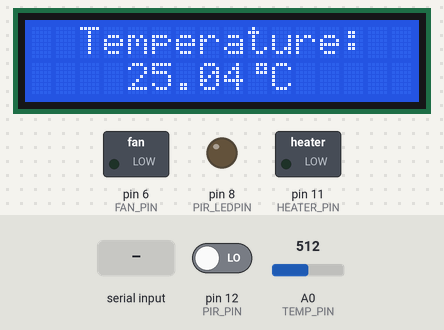
The sketch below on a simulated Arduino Uno, built with avr-gcc and run on an emulated ATmega328P. Parts: 16×2 character LCD, switched loads named in the sketch (green lamp = pin HIGH), output pins drawn as LEDs (lit = HIGH). Dashed ring = blinking. Inputs (shaded band) come from the test bench; at power-on: pin 12 (PIR_PIN) LOW, A0 (TEMP_PIN) = 512. What the sketch prints to the serial monitor is not drawn.

Above: at 1.2 s.
1.3 s: pin 12 (PIR_PIN) driven HIGH
At 3.3 s:
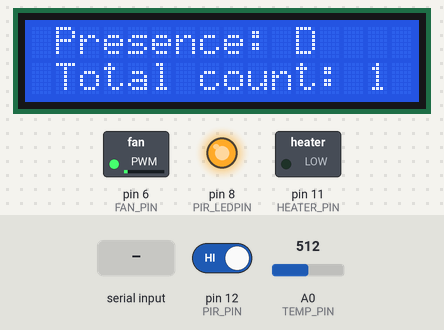
7.3 s: "T90\n" received over Serial
At 9.99 s:
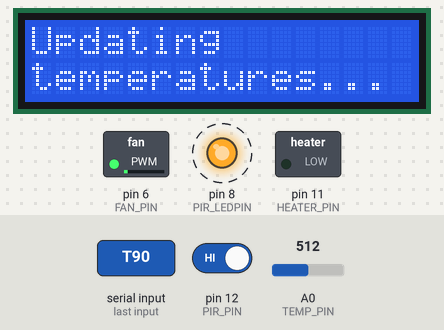
11.7 s: A0 (TEMP_PIN) set to 390
At 16.3 s:
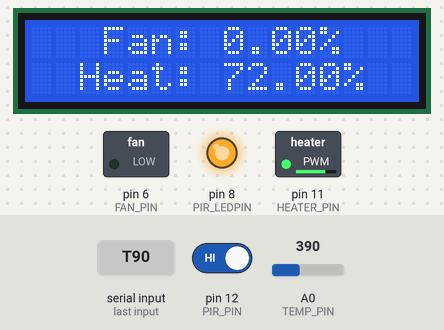
17.2 s: A0 (TEMP_PIN) set to 306
At 20.6 s:
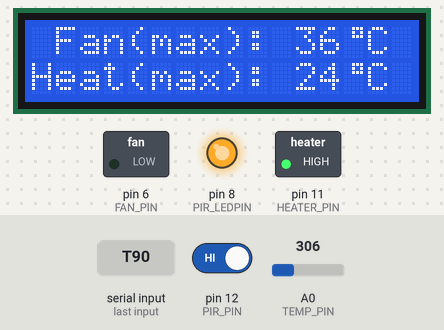
21.3 s: A0 (TEMP_PIN) set to 716
At 24.4 s:
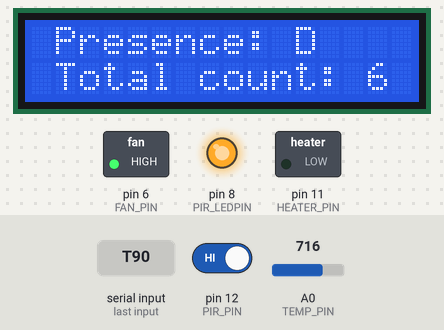
25.4 s: "T,45\n" received over Serial
At 27.68 s:
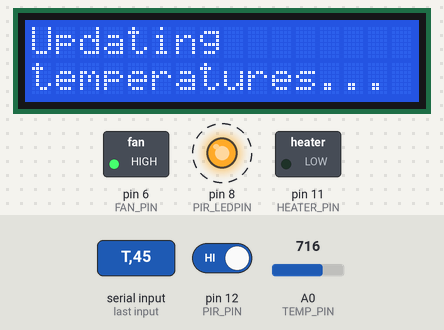
Timing chart, 0 to 29.9 s (numbered marks = the images above; inputs shaded):
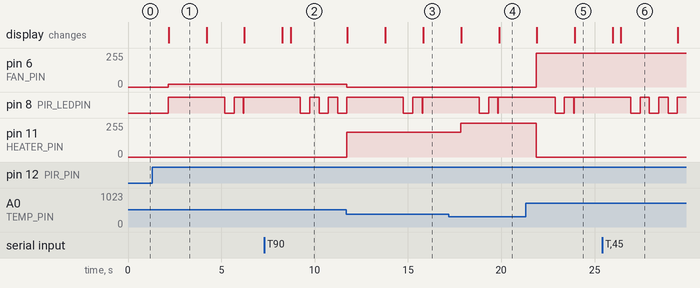

The sketch:

gruppo_18_HW_parte_2.ino
```cpp
#include <TimerOne.h>
#include <String.h>
#include <math.h>
#include <limits.h>
#include <LiquidCrystal_PCF8574.h>
#define TEMPERATURE_CONTROL_COMMANDS 8

typedef enum { temperature_status, presence_status, conditioning_status, min_conditioning_temperature, max_conditioning_temperature } pages; //different types of lcd pages
typedef enum { absent, present, timeout_p, timeout_n } mode;   //different modes of detecting/not detecting presence
const String hashTable[8] = { "PFTM", "PHTM", "PFTm", "PHTm", "AFTM", "AHTM", "AFTm", "AHTm" };   //hash table to easily make user change set-point temperatures

//pwm piloting values
const int MIN_CONDITIONING_VALUE = 0;
const int MAX_CONDITIONING_VALUE = 255;

//set-points fan temperatures: [absent mode temperature, presence mode temperature]
volatile int MIN_FAN_TEMPERATURE[2] = { 28, 24 };
volatile int MAX_FAN_TEMPERATURE[2] = { 32, 36 };

//set-points heater temperatures: [absent mode temperature, presence mode temperature]
volatile int MIN_HEATER_TEMPERATURE[2] = { 14, 12 };
volatile int MAX_HEATER_TEMPERATURE[2] = { 22, 24 };

const int TEMP_PIN = A0;
const int B = 4275;
const long int R0 = 100000;
const int Vcc = 1023;

const int HEATER_PIN = 11;  //pwm pin
const int FAN_PIN = 6;  //pwm pin
const int PIR_PIN = 12;
const int PIR_LEDPIN = 8;
const int NS_PIN = 7; //interrupt pin

volatile mode presence_mode;      //records the current detecting-presence status for both pir & ns (absence mode, presence mode, timeout mode)
volatile int presenceled_status;  //set presence led status { ON: presence detected, OFF: no presence detected, BLINKING: pir sensor or noise sensor in timeout mode}
volatile int tot_count;           //records the total people counted by noise sensor and pir sensor

const unsigned long timeout_pir = 600 * 1e03;           //pir timeout: 10 min
const unsigned long timeout_ns = 300 * 1e03;            //noise sensor timeout: 5 min
const unsigned long blinkingled_period = 0.5 * 1e06;          //presence led blinkin semiperiod (microseconds) in timeout mode
volatile unsigned long startTime_pir;                   //stores the initial time to evaluate the elapsed time for pir sensor
volatile unsigned long startTime_ns;                    //stores the initial time to evaluate the elapsed time for noise sensor
volatile unsigned long startTime_clap;                  //stores the initial time to evaluate the elapsed time for detecting a second clap
volatile unsigned int sound_events_count;               //records the sound events registered by the noise sensor to detect presence
const unsigned int sound_events = 10;                    //number of sound events to record by the noise sensor to confirm a presence
volatile unsigned long startTime_sound;                 //stores the initial time to evaluate the elapsed time to confirm a presence by the noise sensor
const unsigned long sound_events_interval = 20 * 1e03;  //detecting sound_events interval to confirm presence
volatile unsigned long clap_interval;
volatile unsigned int clap_count;

LiquidCrystal_PCF8574 lcd(0x27);
volatile pages lcd_page;

//'grade' char with creation specs as mentioned in LiquidCrystal_PCF8574.h docs
byte grade[8] = {
  0b00111,
  0b00101,
  0b00111,
  0b00000,
  0b00000,
  0b00000,
  0b00000,
  0b00000
};

//returns 0 if absent, 1 if present
int isPresent(mode presence_mode) {
  if(presence_mode > 0) return 1;     //supposing that timeout modes means someone still present
  return 0;
}

//returns a float value between 0 and 1 for the conditioning fan motor
float getFanValue(float surroundingTemperature, mode presence_mode) {
  volatile int presence = isPresent(presence_mode);
  if(surroundingTemperature >= MIN_FAN_TEMPERATURE[presence] && surroundingTemperature <= MAX_FAN_TEMPERATURE[presence])
    return (float)(surroundingTemperature - MIN_FAN_TEMPERATURE[presence])/(MAX_FAN_TEMPERATURE[presence] - MIN_FAN_TEMPERATURE[presence]);
  if(surroundingTemperature > MAX_FAN_TEMPERATURE[presence])
    return 1.0;
  return 0.0;
}

//returns a float value between 0 and 1 for the heater
float getHeaterValue(float surroundingTemperature, mode presence_mode) {
  volatile int presence = isPresent(presence_mode);
  if(surroundingTemperature >= MIN_HEATER_TEMPERATURE[presence] && surroundingTemperature <= MAX_HEATER_TEMPERATURE[presence])
    return (float)(1.0 - (surroundingTemperature - MIN_HEATER_TEMPERATURE[presence])/(MAX_HEATER_TEMPERATURE[presence] - MIN_HEATER_TEMPERATURE[presence]));
  if(surroundingTemperature < MIN_HEATER_TEMPERATURE[presence])
    return 1.0;
  return 0.0;
}

//function to put sensors in timeout mode: waiting to dectect any other presence
void startTimeout(mode sensor) {
  if(sensor == timeout_p) {
    presence_mode = timeout_p;
    startTime_pir = millis();
  }
  if(sensor == timeout_n) {
    presence_mode = timeout_n;
    startTime_ns = millis();
  }
  Timer1.restart();   //presence led starts blinking
}

//function to confirm a presence detected
void confirmPresence() {
  tot_count++;
  presence_mode = present;
  Timer1.stop();  //stops the presence led from blinking
  digitalWrite(PIR_LEDPIN, present); //set led always-on
  sound_events_count = 0;
}

//function for pir sensor
void checkPresencePir() {
  int pir_status = digitalRead(PIR_PIN);
  if(pir_status == HIGH)
    if(presence_mode == absent || presence_mode == timeout_p || presence_mode == timeout_n)
      confirmPresence();
  else {
    if(presence_mode == present)
      startTimeout(timeout_p);
    if(presence_mode == timeout_p && timeoutExpired(millis(), startTime_pir, timeout_pir))
      absentMode();
  }
}


//interrupt function for noise sensor
void checkPresenceNS() {
  sound_events_count++;
}

//time-based function for presence_mode: if no presence detected by pir or noise sensor after timeouts' end --> absent mode
void absentMode() {
  Timer1.stop();  //stops the presence led from blinking
  presence_mode = absent;
  digitalWrite(PIR_LEDPIN, absent);
}

//time-based interrupt to make led blink
void blinkingLed() {
  presenceled_status = !presenceled_status;
  digitalWrite(PIR_LEDPIN, presenceled_status);
}

//function to print the 'grade' character on the lcd
void printGrade(int col, int row) {
  lcd.setCursor(col,row);
  lcd.write((byte)0);
  lcd.print("C");
}

//function to make lcd switch from different pages to display information every 2 seconds (delay() in loop())
void lcdDisplayPage(pages lcd_page, float temperature, mode presence_mode, float fan_percentage, float heater_percentage, int count) {
  volatile int presence = isPresent(presence_mode);
  switch(lcd_page) {
    case temperature_status:
      lcd.clear();
      lcd.print("  Temperature:");
      lcd.setCursor(4,1);
      lcd.print(temperature);
      printGrade(9,1);
      break;
    case presence_status:
      lcd.clear();
      lcd.print(" Presence: ");
      (presence > 0) ? lcd.print("D") : lcd.print("N/D");
      lcd.setCursor(0,1);
      lcd.print(" Total count: ");
      lcd.print(count);
      break;
    case conditioning_status:
      lcd.clear();
      lcd.print("   Fan: ");
      lcd.print(fan_percentage);
      lcd.print("%");
      lcd.setCursor(0,1);
      lcd.print("  Heat: ");
      lcd.print(heater_percentage);
      lcd.print("%");
      break;
    case min_conditioning_temperature:
      lcd.clear();
      lcd.print(" Fan(min): ");
      lcd.print(MIN_FAN_TEMPERATURE[presence]);
      printGrade(13,0);
      lcd.setCursor(0,1);
      lcd.print("Heat(min): ");
      lcd.print(MIN_HEATER_TEMPERATURE[presence]);
      printGrade(13,1);
      break;
    case max_conditioning_temperature:
      lcd.clear();
      lcd.print(" Fan(max): ");
      lcd.print(MAX_FAN_TEMPERATURE[presence]);
      printGrade(13,0);
      lcd.setCursor(0,1);
      lcd.print("Heat(max): ");
      lcd.print(MAX_HEATER_TEMPERATURE[presence]);
      printGrade(13,1);
      break;
  }
}

//search for integer key from string in the hash table
int getKey(String temperature) {
    for(int i=0; i<TEMPERATURE_CONTROL_COMMANDS; i++)
      if(temperature.equals(hashTable[i]))
          return i;
    return -1;
}

//function to wait user updating set-point temperatures
void updateInterrupt() {
  lcd.print("Updating");
  lcd.setCursor(0,1);
  lcd.print("temperatures...");
}

//function to display a temperatures control panel in serial terminal
void temperaturesControlPanel() {
  String string, inByte; volatile int key;
  Serial.println();
  Serial.println("TEMPERATURE CONTROL PANEL");
  Serial.println("Type the temperature abbrevation to modify the value...");

  Serial.println("\t- PFTM: Presence Fan Temperature Max");
  Serial.println("\t- PHTM: Presence Heat Temperature Max");
  Serial.println("\t- PFTm: Presence Fan Temperature min");
  Serial.println("\t- PHTm: Presence Heat Temperature min");

  Serial.println("\t- AFTM: Absence Fan Temperature Max");
  Serial.println("\t- AHTM: Absence Heat Temperature Max");
  Serial.println("\t- AFTm: Absence Fan Temperature min");
  Serial.println("\t- AHTm: Absence Heat Temperature min");
  Serial.flush();

  lcd.clear();
  updateInterrupt();
  while(Serial.available() == 0);
    string = Serial.readString();
    key = getKey(string);
    if( key < 0 ) {
      Serial.println("Invalid command");
      return;
    }
    Serial.println("Type the new integer value...");
    Serial.flush();

    lcd.clear();
    updateInterrupt();
    while(Serial.available() == 0);
    Serial.flush();
    switch(key) {
      case 0: MAX_FAN_TEMPERATURE[1] = Serial.parseInt();
              Serial.print("Presence Fan Temperature Max Updated: ");
              Serial.println(MAX_FAN_TEMPERATURE[1]);
          break;
      case 1: MAX_HEATER_TEMPERATURE[1] = Serial.parseInt();
              Serial.print("Presence Heater Temperature Max Updated: ");
              Serial.println(MAX_HEATER_TEMPERATURE[1]);
          break;
      case 2: MIN_FAN_TEMPERATURE[1] = Serial.parseInt();
              Serial.print("Presence Fan Temperature Min Updated: ");
              Serial.println(MIN_FAN_TEMPERATURE[1]);
          break;
      case 3: MIN_HEATER_TEMPERATURE[1] = Serial.parseInt();
            Serial.print("Presence Heater Temperature Min Updated: ");
            Serial.println(MIN_HEATER_TEMPERATURE[1]);
          break;
      case 4: MAX_FAN_TEMPERATURE[0] = Serial.parseInt();
            Serial.print("Absence Fan Temperature Max Updated: ");
            Serial.println(MAX_FAN_TEMPERATURE[0]);
          break;
      case 5: MAX_HEATER_TEMPERATURE[0] = Serial.parseInt();
            Serial.print("Absence Heater Temperature Max Updated: ");
            Serial.println(MAX_HEATER_TEMPERATURE[0]);
          break;
      case 6: MIN_FAN_TEMPERATURE[0] = Serial.parseInt();
            Serial.print("Absence Fan Temperature Min Updated: ");
            Serial.println(MIN_FAN_TEMPERATURE[0]);
          break;
      case 7: MIN_HEATER_TEMPERATURE[0] = Serial.parseInt();
            Serial.print("Absence Heater Temperature Min Updated: ");
            Serial.println(MIN_HEATER_TEMPERATURE[0]);
          break;
  }
  return;
}

//return 1 if the time interval given is expired, 0 instead
int timeoutExpired(long current, long start, long interval) {
  return ((current - start) >= interval) ? 1 : 0;
}

//function to check presence for the noise sensor at every loop iteration
void presenceNS() {
  volatile int expired_sound = timeoutExpired(millis(), startTime_sound, sound_events_interval);
  volatile int expired_ns = timeoutExpired(millis(), startTime_ns, timeout_ns);

  if(sound_events_count > sound_events && !expired_sound) //presence confirmed
    confirmPresence();

  if(expired_sound) {
    sound_events_count = 0;
    startTime_sound = millis();
    if(presence_mode == present)
      startTimeout(timeout_n);
  }

  if(presence_mode == timeout_n && expired_ns) {
    absentMode();
    sound_events_count = 0;
    startTime_sound = millis();
  }
}

//function to detect a double hand-clap
void clapping() {
  int ns_status = digitalRead(NS_PIN);
  if (ns_status == LOW) {
    if (clap_count == 0) {
      startTime_clap = clap_interval = millis();
      clap_count++;
    }
    else if (clap_count > 0 && (millis() - clap_interval) >= 50) {
      clap_interval = millis();
      clap_count++;
    }
  }

  if ((millis() - startTime_clap) >= 400) {
    if (clap_count == 2) {
      presenceled_status = !presenceled_status;
      digitalWrite(PIR_LEDPIN, presenceled_status);
    }
    clap_count = 0;
  }
}

void setup() {
  pinMode(HEATER_PIN, OUTPUT);
  pinMode(FAN_PIN, OUTPUT);
  pinMode(TEMP_PIN, INPUT);
  pinMode(PIR_PIN, INPUT_PULLUP);
  pinMode(PIR_LEDPIN, OUTPUT);
  pinMode(NS_PIN, INPUT);

  attachInterrupt(digitalPinToInterrupt(NS_PIN), checkPresenceNS, FALLING);
  Timer1.initialize(blinkingled_period);
  Timer1.attachInterrupt(blinkingLed);
  Timer1.stop();

  Serial.begin(9600);

  lcd.begin(16,2);
  lcd.setBacklight(255);
  lcd.home();
  lcd.clear();
  lcd.createChar(0, grade);
  lcd_page = temperature_status;

  while(!Serial);
  Serial.println("SMART HOME CONTROLLER");
  Serial.println("\tType 'T' to enter Temperatures Control Panel");

  tot_count = 0;
  presenceled_status = LOW;
  presence_mode = absent;
  sound_events_count = 0;
  digitalWrite(PIR_LEDPIN, presenceled_status);
  startTime_sound = millis();
  startTime_clap = 0;
  clap_interval = 0;
  clap_count = 0;
}


void loop() {

  volatile float a = analogRead(TEMP_PIN);
  volatile float R = (1023.0/a - 1.0) * R0;
  volatile float temp = 1.0/(log(R/R0)/B + 1/298.15) - 273.15; // convert to temperature via datasheet

  checkPresencePir();

  noInterrupts();
  presenceNS();
  if(presence_mode == timeout_p && timeoutExpired(millis(), startTime_pir, timeout_pir))
    absentMode();
  interrupts();

   //lab02.9: reverse all loop() commentation to try
    //noInterrupts();
    //clapping();
    //interrupts();

  volatile float fan_value = getFanValue(temp, presence_mode);
  volatile int fan_percentage = fan_value * 100;
  analogWrite(FAN_PIN, fan_value * MAX_CONDITIONING_VALUE);

  volatile float heater_value = getHeaterValue(temp, presence_mode);
  volatile int heater_percentage = heater_value * 100;
  analogWrite(HEATER_PIN, heater_value * MAX_CONDITIONING_VALUE);

  if(lcd_page > max_conditioning_temperature) lcd_page = temperature_status;
  lcdDisplayPage(lcd_page, temp, presence_mode, fan_percentage, heater_percentage, tot_count);
  lcd_page = (pages)(lcd_page + 1);

  if(Serial.available() > 0 && Serial.read() == 'T')
    temperaturesControlPanel();
  Serial.flush();

 delay(2000);
}
```

Measured:
- after the input at 1.3 s, pin 6 (FAN_PIN): 0/255 → 22/255 after 0.85 s; pin 8 (PIR_LEDPIN): goes HIGH 3.0 s, LOW 0.50 s, HIGH 0.50 s, LOW 0.03 s, then HIGH, starting after 0.85 s; the display: changes after 0.88 s (image 1)
- after the input at 7.3 s, the display: first differs from a run without the input after 1.4 s (image 2)
- after the input at 11.7 s, pin 6 (FAN_PIN): 22/255 → 0/255 at once; pin 11 (HEATER_PIN): 0/255 → 185/255 at once
- after the input at 17.2 s, pin 11 (HEATER_PIN): 185/255 → 255/255 after 0.62 s
- after the input at 21.3 s, pin 6 (FAN_PIN): 0/255 → 255/255 after 0.59 s; pin 11 (HEATER_PIN): 255/255 → 0/255 after 0.59 s
- after the input at 25.4 s, the display: first differs from a run without the input after 1.0 s (image 6)
- what the display in image 1 shows lasts 2.0 s, from 2.2 s to 4.2 s
